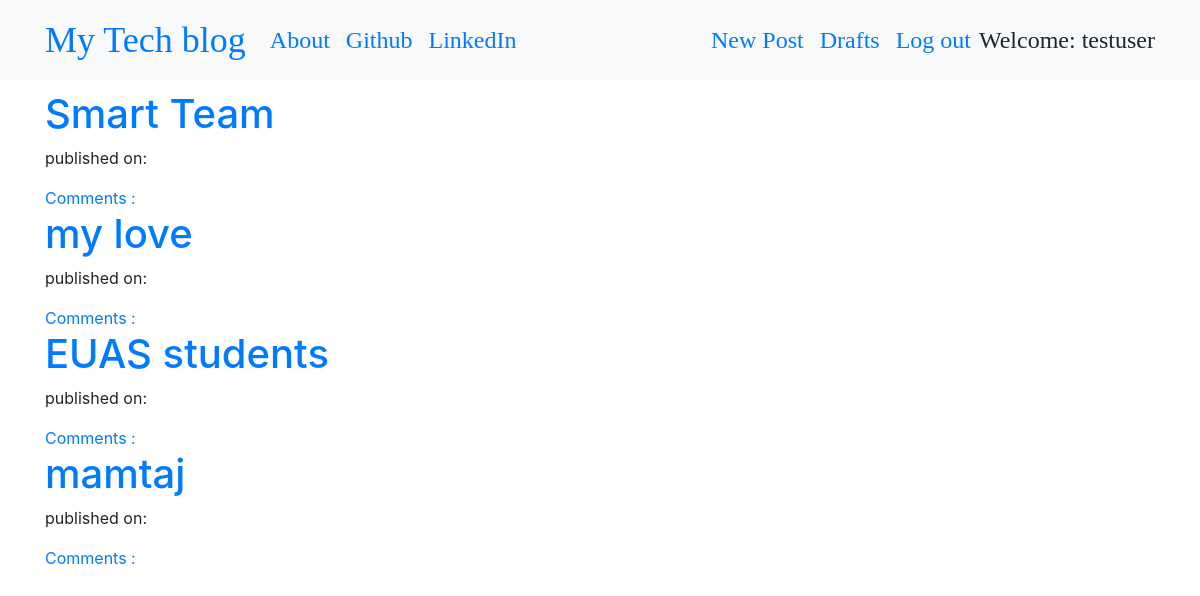
Page /drafts/ (signed in) on the committed database.
### blog/models.py (models this page shows, shortened)
class Post(models.Model):
    author = models.ForeignKey('auth.User', on_delete=models.CASCADE)
    title = models.CharField(max_length=200)
    text = models.TextField()
    created_date = models.DateTimeField(default=timezone.now)
    published_date= models.DateTimeField(blank=True, null=True)

### blog/views.py (the view)
# urls.py: path('drafts/',views.DraftListView.as_view(), name='post_draft_list'),
class DraftListView(LoginRequiredMixin, ListView):
    login_url = '/login/'
    redirect_field_name = 'blog/post_draft_list.html'
    model = Post
    def get_queryset(set):
        return Post.objects.filter(published_date__isnull= True).order_by('created_date')

### blog/templates/blog/post_list.html
{% extends "blog/base.html" %}
{% block content %}
<div class="centerstage">
    {% for post in post_list %}
    <div class="post">
        <h1><a href="{% url 'blog:post_detail' pk=post.pk %}">{{ post.title }}</a></h1>
        <div class="date">
            <p> published on: {{post.published_date|date:"D M Y"}}</p>
        </div>
        <a href="{% url 'blog:post_detail' pk=post.pk %}">Comments : {{ post.approved_comments.count }}</a>
    </div>
    {% endfor %}
</div>
{% endblock%}

### blog/templates/blog/base.html (shortened to what this page needs)
<!DOCTYPE html>
{% load static %}
<html>
  <head>
    <link rel="stylesheet" href="https://stackpath.bootstrapcdn.com/bootstrap/4.1.3/css/bootstrap.min.css"
>
    <link href="https://maxcdn.bootstrapcdn.com/font-awesome/4.7.0/css/font-awesome.min.css" rel="stylesheet">
    <link rel="stylesheet" href="//cdn.jsdelivr.net/medium-editor/latest/css/medium-editor.min.css" type="text/css" media="screen" charset="utf-8">
    <link rel="stylesheet" href="{% static 'css/blog.css' %}">
  </head>
  <body class='loader'>
    <nav class="navbar navbar-expand-lg bg-light techfont">
      <div class="container">
        <div class="navbar-nav align-items-center">
          <a class="navbar-brand bigbrand" href="{% url 'blog:post_list' %}">My Tech blog</a>
          <a class="nav-item nav-link" href="{% url 'blog:about' %}">About</a>
          <a class="nav-item nav-link" href="https://www.github.com">Github</a>
          <a class="nav-item nav-link" href="https://www.linkedin.com">LinkedIn</a>
        </div>
        <div class="navbar-nav align-items-center ml-auto">
          {% if user.is_authenticated %}
            <a class="nav-item nav-link" href="{% url 'blog:post_new' %}">New Post</a>
            <a class="nav-item nav-link" href="{% url 'blog:post_draft_list' %}">Drafts</a>
            <a class="nav-item nav-link" href="{% url 'logout' %}">Log out</a>
            <a >Welcome: {{ user.username }}</a>
          {% else %}
            <a class="nav-item nav-link" href="{% url 'login' %}" aria-label="Login">
              <span class="fa fa-user" aria-hidden="true"></span></a>
          {% endif %}
        </div>
      </div>
    </nav>
          <div class="content container">
              <div class="row">
                  <div class="col-md-8">
                    <div class="blog_posts">
                      {% block content %}
                      {% endblock %}
                    </div>
                  </div>
              </div>
          </div>
  </body>
</html>

### blog/static/css/blog.css (style rules this page uses)
.techfont { font-family: 'Lora', serif; font-size: 1.5em; margin-bottom: 10px; }
.centerstage { margin-left: auto; margin-right: auto; }
.bigbrand { font-size: 1.5em; }
.loader { filter:hue-rotate(0deg); color:linear-gradient(45deg,#0f8,#08f); animation:hue 10000ms infinite linear; }

### rows in the picture
Post: title "Smart Team"
Post: title "my love"
Post: title "EUAS students"
Post: title "mamtaj"

### other values in the picture
{{ user.username }} "testuser"
